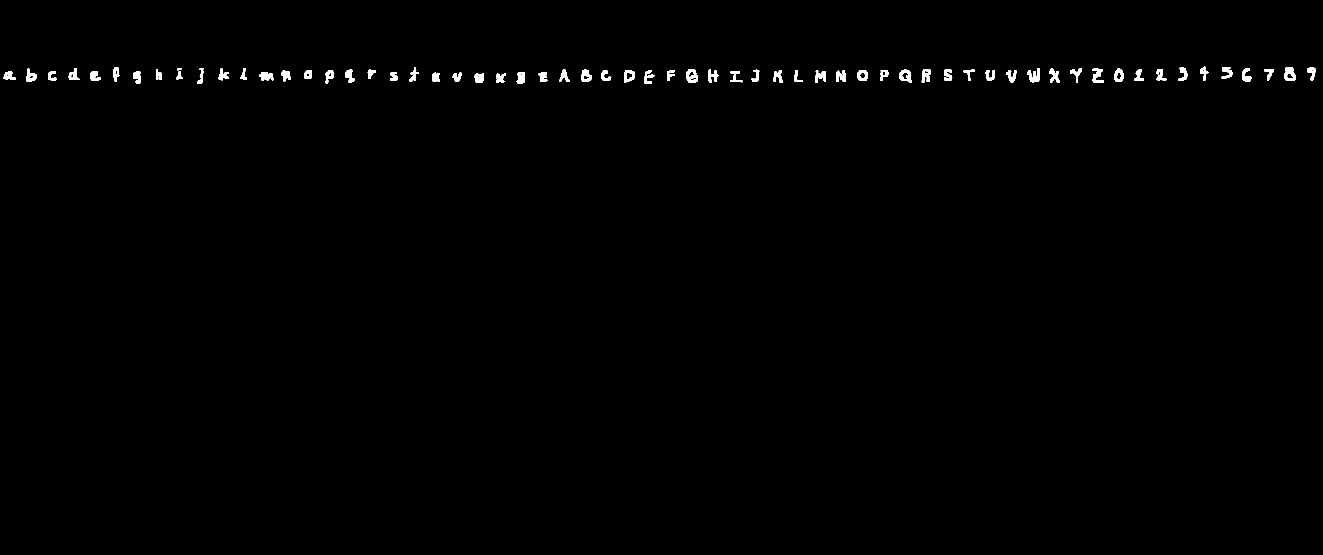
%> input picture data/dataset_raw.png, 3968 x 1664 px (shown at 1/3 size)
$ octave --eval "parse_raw;"   (GNU Octave 9; MATLAB toolbox functions it lacks are replaced by stand-ins)
%> lines starting %> are read from the running program, lines starting %| are printed output that depends on the picture
function parse_raw(image_path, output_dir, n, characters)
    % parse_raw
    % Splits an image composed of rows of square character images into
    % individual files named based on the ascii character and row index.
    %
    % Parameters:
    % image_path - Full path to the input image.
    % output_dir - Directory where output images will be saved.
    % n          - Size (in pixels) of each square character (default = 64).
    % characters - Array of characters representing the order in each row
    %              (default = ['a'-'z', 'A'-'Z', '0'-'9']).
    %
    % Example:
    % parse_raw("dataset_raw.png", "output/");

    % Default values
    scriptDir = fileparts(mfilename('fullpath'));
    if nargin < 1 || isempty(image_path)
        image_path  = fullfile(scriptDir, '..', 'dataset_raw.png');
    end
    if nargin < 2 || isempty(output_dir)
        output_dir = fullfile(scriptDir, '..', 'characters');
    end
    if nargin < 3 || isempty(n)
        n = 64;
    end
    if nargin < 4 || isempty(characters)
        characters = [char('a':'z'), char('A':'Z'), char('0':'9')];
    end

    % Create output directory if it doesn't exist
    if ~exist(output_dir, 'dir')
        mkdir(output_dir);
    end

    % Read input image
    [img, ~, alpha] = imread(image_path);
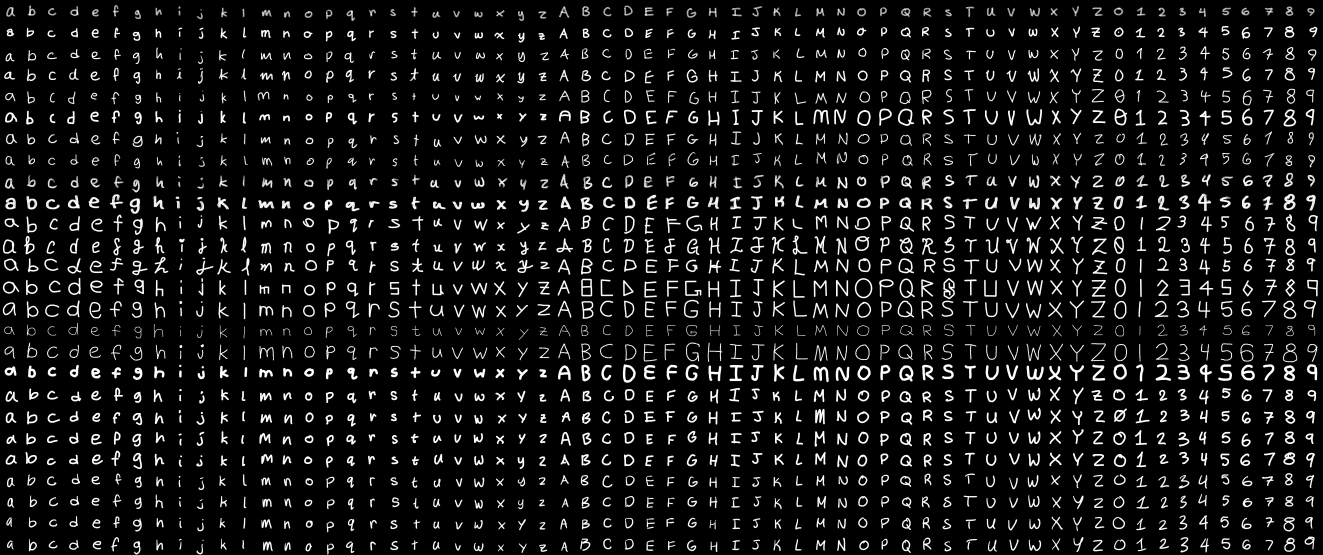
%> alpha: size 1664x3968 uint8 (shown at 1/3 size); min 0, max 255, mean 21.2
    [imgHeight, imgWidth, ~] = size(img);
%> imgHeight = 1664; imgWidth = 3968

    % Determine number of rows and columns
    column_count = floor(imgWidth / n);
%> column_count = 62
    row_count = floor(imgHeight / n);
%> row_count = 26

    % Ensure that the characters are provided properly
    if length(characters) ~= column_count
        error('characters must contain exactly %d characters. It has %d.', column_count, length(characters));
    end

    % Loop through rows and columns
    for row_index = 1:row_count
        for column_index = 1:column_count
            yStart = (row_index-1)*n + 1;
            yEnd   = row_index*n;
            xStart = (column_index-1)*n + 1;
            xEnd   = column_index*n;

            file_name = sprintf('%d_%d.png', uint8(characters(column_index)), row_index);
            file_path = fullfile(output_dir, file_name);

            % Extract RGB and alpha (if exists)
            tileRGB = img(yStart:yEnd, xStart:xEnd, :);
            if ~isempty(alpha)
                tileAlpha = alpha(yStart:yEnd, xStart:xEnd);
                imwrite(tileRGB, file_path, 'Alpha', tileAlpha);
            else
                imwrite(tileRGB, file_path);
            end
        end
    end
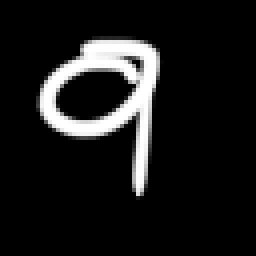
%> tileAlpha: size 64x64 uint8 (shown 4 times larger); min 0, max 255, mean 25.7

    fprintf('Done! Saved %d rows of character images to %s\n', row_count, output_dir);
%| Done! Saved 26 rows of character images to data/scripts/../characters
end
